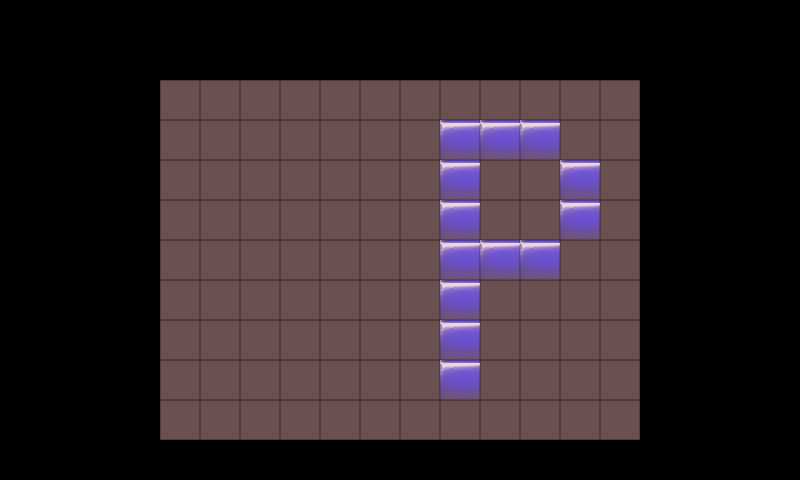

Rendered tile map (Tiled .tmx) drawn with the repository's tilesets; below, a short description and the map source with its tile grids summarised:
An orthogonal 20x12 tile map with 40x40 px tiles, 2 tile layers (Hidden Pattern, Tiles), 2 tilesets and 121 objects (108x Reel).

<map version="1.9" tiledversion="1.9.0" orientation="orthogonal" renderorder="right-down" width="20" height="12" tilewidth="40" tileheight="40" infinite="0" nextlayerid="5" nextobjectid="400">
 <properties>
  <property name="GridHeight" value="9" />
  <property name="GridWidth" value="12" />
 </properties>
 <tileset firstgid="1" name="light_pink_transparent 40x40" tilewidth="40" tileheight="40" tilecount="1" columns="1">
  <image source="light_pink_transparent 40x40.png" width="40" height="40" />
 </tileset>
 <tileset firstgid="2" name="blue" tilewidth="40" tileheight="40" tilecount="1" columns="1">
  <image source="blue.png" width="49" height="49" />
 </tileset>
 <objectgroup id="1" name="Hidden Pattern Object">
  <object id="387" x="440" y="120" width="40" height="40" />
  <object id="388" x="480" y="120" width="40" height="40" />
  <object id="389" x="520" y="120" width="40" height="40" />
  <object id="390" x="440" y="160" width="40" height="40" />
  <object id="391" x="560" y="160" width="40" height="40" />
  <object id="392" x="560" y="200" width="40" height="40" />
  <object id="393" x="440" y="200" width="40" height="40" />
  <object id="394" x="440" y="240" width="40" height="40" />
  <object id="397" x="440" y="280" width="40" height="40" />
  <object id="398" x="440" y="320" width="40" height="40" />
  <object id="399" x="440" y="360" width="40" height="40" />
  <object id="395" x="481" y="240" width="40" height="40" />
  <object id="396" x="520" y="240" width="40" height="40" />
 </objectgroup>
 <layer id="2" name="Hidden Pattern" width="20" height="12">
  <data>[240 cells, 13 non-empty, 1 distinct tile ids]</data>
 </layer>
 <objectgroup id="3" name="Reels">
  <object id="147" name="Reel" x="160" y="80" width="40" height="40">
   <properties>
    <property name="Class" value="com.ellzone.slotpuzzle2d.sprites.reel.AnimatedReel" />
    <property name="Parameter1" value="com.badlogic.gdx.graphics.Texture" />
    <property name="Parameter2" value="float" />
    <property name="Parameter3" value="float" />
    <property name="Parameter4" value="float" />
    <property name="Parameter5" value="float" />
    <property name="Parameter6" value="float" />
    <property name="Parameter7" value="float" />
    <property name="Parameter8" value="int" />
    <property name="Parameter9" value="com.ellzone.slotpuzzle2d.tweenengine.TweenManager" />
    <property name="ParameterValue1" value="Method.getSlotReelScrollTexture" />
    <property name="ParameterValue2" value="Property.X" />
    <property name="ParameterValue3" value="Property.Y" />
    <property name="ParameterValue4" value="Property.Width" />
    <property name="ParameterValue5" value="Property.Width" />
    <property name="ParameterValue6" value="Property.Width" />
    <property name="ParameterValue7" value="Property.Height" />
    <property name="ParameterValue8" value="Value:0" />
    <property name="ParameterValue9" value="Method.getTweenManager" />
   </properties>
  </object>
  <object id="291" name="Reel" x="160" y="120" width="40" height="40">
   <properties>
    <property name="Class" value="com.ellzone.slotpuzzle2d.sprites.reel.AnimatedReel" />
    <property name="Parameter1" value="com.badlogic.gdx.graphics.Texture" />
    <property name="Parameter2" value="float" />
    <property name="Parameter3" value="float" />
    <property name="Parameter4" value="float" />
    <property name="Parameter5" value="float" />
    <property name="Parameter6" value="float" />
    <property name="Parameter7" value="float" />
    <property name="Parameter8" value="int" />
    <property name="Parameter9" value="com.ellzone.slotpuzzle2d.tweenengine.TweenManager" />
    <property name="ParameterValue1" value="Method.getSlotReelScrollTexture" />
    <property name="ParameterValue2" value="Property.X" />
    <property name="ParameterValue3" value="Property.Y" />
    <property name="ParameterValue4" value="Property.Width" />
    <property name="ParameterValue5" value="Property.Width" />
    <property name="ParameterValue6" value="Property.Width" />
    <property name="ParameterValue7" value="Property.Height" />
    <property name="ParameterValue8" value="Value:0" />
    <property name="ParameterValue9" value="Method.getTweenManager" />
   </properties>
  </object>
  <object id="303" name="Reel" x="160" y="160" width="40" height="40">
   <properties>
    <property name="Class" value="com.ellzone.slotpuzzle2d.sprites.reel.AnimatedReel" />
    <property name="Parameter1" value="com.badlogic.gdx.graphics.Texture" />
    <property name="Parameter2" value="float" />
    <property name="Parameter3" value="float" />
    <property name="Parameter4" value="float" />
    <property name="Parameter5" value="float" />
    <property name="Parameter6" value="float" />
    <property name="Parameter7" value="float" />
    <property name="Parameter8" value="int" />
    <property name="Parameter9" value="com.ellzone.slotpuzzle2d.tweenengine.TweenManager" />
    <property name="ParameterValue1" value="Method.getSlotReelScrollTexture" />
    <property name="ParameterValue2" value="Property.X" />
    <property name="ParameterValue3" value="Property.Y" />
    <property name="ParameterValue4" value="Property.Width" />
    <property name="ParameterValue5" value="Property.Width" />
    <property name="ParameterValue6" value="Property.Width" />
    <property name="ParameterValue7" value="Property.Height" />
    <property name="ParameterValue8" value="Value:0" />
    <property name="ParameterValue9" value="Method.getTweenManager" />
   </properties>
  </object>
  <object id="315" name="Reel" x="160" y="200" width="40" height="40">
   <properties>
    <property name="Class" value="com.ellzone.slotpuzzle2d.sprites.reel.AnimatedReel" />
    <property name="Parameter1" value="com.badlogic.gdx.graphics.Texture" />
    <property name="Parameter2" value="float" />
    <property name="Parameter3" value="float" />
    <property name="Parameter4" value="float" />
    <property name="Parameter5" value="float" />
    <property name="Parameter6" value="float" />
    <property name="Parameter7" value="float" />
    <property name="Parameter8" value="int" />
    <property name="Parameter9" value="com.ellzone.slotpuzzle2d.tweenengine.TweenManager" />
    <property name="ParameterValue1" value="Method.getSlotReelScrollTexture" />
    <property name="ParameterValue2" value="Property.X" />
    <property name="ParameterValue3" value="Property.Y" />
    <property name="ParameterValue4" value="Property.Width" />
    <property name="ParameterValue5" value="Property.Width" />
    <property name="ParameterValue6" value="Property.Width" />
    <property name="ParameterValue7" value="Property.Height" />
    <property name="ParameterValue8" value="Value:0" />
    <property name="ParameterValue9" value="Method.getTweenManager" />
   </properties>
  </object>
  </objectgroup>
 <layer id="4" name="Tiles" width="20" height="12">
  <data>[240 cells, 108 non-empty, 1 distinct tile ids]</data>
 </layer>
</map>
<!-- 104 of 121 objects omitted -->
